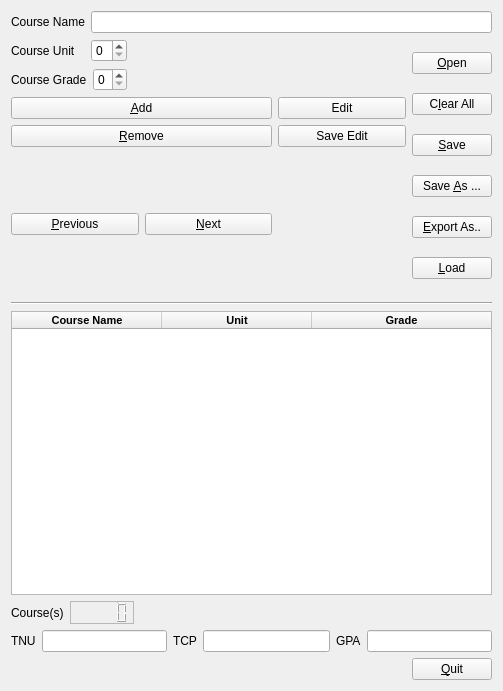
<?xml version="1.0" encoding="UTF-8"?>
<ui version="4.0">
 <class>gp</class>
 <widget class="QWidget" name="gp">
  <property name="geometry">
   <rect>
    <x>0</x>
    <y>0</y>
    <width>503</width>
    <height>691</height>
   </rect>
  </property>
  <property name="sizePolicy">
   <sizepolicy hsizetype="Preferred" vsizetype="Preferred">
    <horstretch>0</horstretch>
    <verstretch>0</verstretch>
   </sizepolicy>
  </property>
  <property name="minimumSize">
   <size>
    <width>424</width>
    <height>305</height>
   </size>
  </property>
  <property name="acceptDrops">
   <bool>false</bool>
  </property>
  <property name="windowTitle">
   <string>Simple GP Calc</string>
  </property>
  <property name="autoFillBackground">
   <bool>false</bool>
  </property>
  <layout class="QHBoxLayout" name="horizontalLayout_10">
   <property name="sizeConstraint">
    <enum>QLayout::SetDefaultConstraint</enum>
   </property>
   <item>
    <layout class="QGridLayout" name="gridLayout_3">
     <item row="0" column="0">
      <layout class="QGridLayout" name="gridLayout_2">
       <item row="0" column="0" colspan="3">
        <layout class="QHBoxLayout" name="horizontalLayout_4">
         <item>
          <widget class="QLabel" name="label_3">
           <property name="text">
            <string>Course Name</string>
           </property>
           <property name="buddy">
            <cstring>cnLineEdit</cstring>
           </property>
          </widget>
         </item>
         <item>
          <widget class="QLineEdit" name="cnLineEdit">
           <property name="toolTip">
            <string>Full Course Name</string>
           </property>
           <property name="inputMask">
            <string/>
           </property>
           <property name="text">
            <string/>
           </property>
           <property name="maxLength">
            <number>50</number>
           </property>
           <property name="echoMode">
            <enum>QLineEdit::Normal</enum>
           </property>
           <property name="cursorPosition">
            <number>0</number>
           </property>
           <property name="dragEnabled">
            <bool>true</bool>
           </property>
          </widget>
         </item>
        </layout>
       </item>
       <item row="1" column="0">
        <layout class="QHBoxLayout" name="horizontalLayout_5">
         <item>
          <widget class="QLabel" name="label">
           <property name="text">
            <string>Course Unit   </string>
           </property>
           <property name="buddy">
            <cstring>courseUnit</cstring>
           </property>
          </widget>
         </item>
         <item>
          <widget class="QSpinBox" name="courseUnit">
           <property name="buttonSymbols">
            <enum>QAbstractSpinBox::UpDownArrows</enum>
           </property>
           <property name="maximum">
            <number>5</number>
           </property>
           <property name="singleStep">
            <number>1</number>
           </property>
          </widget>
         </item>
        </layout>
       </item>
       <item row="1" column="2" rowspan="3">
        <layout class="QVBoxLayout" name="verticalLayout_2">
         <item>
          <widget class="QPushButton" name="pbOpen">
           <property name="toolTip">
            <string>Open a .cgp file</string>
           </property>
           <property name="text">
            <string>&amp;Open</string>
           </property>
          </widget>
         </item>
         <item>
          <widget class="QPushButton" name="pbClear">
           <property name="toolTip">
            <string>Clear all content</string>
           </property>
           <property name="text">
            <string>C&amp;lear All</string>
           </property>
          </widget>
         </item>
         <item>
          <widget class="QPushButton" name="saveBtn">
           <property name="text">
            <string>&amp;Save</string>
           </property>
          </widget>
         </item>
         <item>
          <widget class="QPushButton" name="pbSaveAs">
           <property name="text">
            <string>Save &amp;As ...</string>
           </property>
          </widget>
         </item>
         <item>
          <widget class="QPushButton" name="pbExport">
           <property name="toolTip">
            <string>Export As Text or Pdf</string>
           </property>
           <property name="text">
            <string>&amp;Export As..</string>
           </property>
          </widget>
         </item>
         <item>
          <widget class="QPushButton" name="pbLoad">
           <property name="toolTip">
            <string>Load a .txt file</string>
           </property>
           <property name="statusTip">
            <string>Load from a text file</string>
           </property>
           <property name="text">
            <string>&amp;Load</string>
           </property>
          </widget>
         </item>
        </layout>
       </item>
       <item row="2" column="0">
        <layout class="QHBoxLayout" name="horizontalLayout_6">
         <item>
          <widget class="QLabel" name="label_2">
           <property name="text">
            <string>Course Grade</string>
           </property>
           <property name="buddy">
            <cstring>courseGrade</cstring>
           </property>
          </widget>
         </item>
         <item>
          <widget class="QSpinBox" name="courseGrade">
           <property name="maximum">
            <number>5</number>
           </property>
          </widget>
         </item>
        </layout>
       </item>
       <item row="2" column="1">
        <spacer name="horizontalSpacer_5">
         <property name="orientation">
          <enum>Qt::Horizontal</enum>
         </property>
         <property name="sizeHint" stdset="0">
          <size>
           <width>98</width>
           <height>20</height>
          </size>
         </property>
        </spacer>
       </item>
       <item row="3" column="0" colspan="2">
        <layout class="QGridLayout" name="gridLayout">
         <item row="0" column="0" colspan="2">
          <widget class="QPushButton" name="pbAdd">
           <property name="toolTip">
            <string>Add Course</string>
           </property>
           <property name="text">
            <string>&amp;Add</string>
           </property>
           <property name="autoDefault">
            <bool>false</bool>
           </property>
           <property name="default">
            <bool>false</bool>
           </property>
          </widget>
         </item>
         <item row="0" column="2">
          <widget class="QPushButton" name="pbEdit">
           <property name="text">
            <string>Edit</string>
           </property>
          </widget>
         </item>
         <item row="1" column="0" colspan="2">
          <widget class="QPushButton" name="pbRemove">
           <property name="toolTip">
            <string>Remove Course</string>
           </property>
           <property name="text">
            <string>&amp;Remove</string>
           </property>
          </widget>
         </item>
         <item row="1" column="2">
          <widget class="QPushButton" name="pbSaveEdit">
           <property name="text">
            <string>Save Edit</string>
           </property>
          </widget>
         </item>
         <item row="2" column="0">
          <widget class="QPushButton" name="pbPrev">
           <property name="enabled">
            <bool>true</bool>
           </property>
           <property name="toolTip">
            <string>Previous Course</string>
           </property>
           <property name="text">
            <string>&amp;Previous</string>
           </property>
          </widget>
         </item>
         <item row="2" column="1">
          <widget class="QPushButton" name="pbNext">
           <property name="toolTip">
            <string>Next Course</string>
           </property>
           <property name="text">
            <string>&amp;Next</string>
           </property>
          </widget>
         </item>
         <item row="2" column="2">
          <spacer name="verticalSpacer">
           <property name="orientation">
            <enum>Qt::Vertical</enum>
           </property>
           <property name="sizeHint" stdset="0">
            <size>
             <width>20</width>
             <height>17</height>
            </size>
           </property>
          </spacer>
         </item>
        </layout>
       </item>
      </layout>
     </item>
     <item row="1" column="0">
      <widget class="Line" name="line_3">
       <property name="orientation">
        <enum>Qt::Horizontal</enum>
       </property>
      </widget>
     </item>
     <item row="2" column="0">
      <widget class="QTableWidget" name="table">
       <property name="font">
        <font>
         <pointsize>8</pointsize>
         <weight>75</weight>
         <bold>true</bold>
        </font>
       </property>
       <property name="editTriggers">
        <set>QAbstractItemView::NoEditTriggers</set>
       </property>
       <property name="dragEnabled">
        <bool>true</bool>
       </property>
       <property name="alternatingRowColors">
        <bool>true</bool>
       </property>
       <property name="sortingEnabled">
        <bool>false</bool>
       </property>
       <property name="rowCount">
        <number>0</number>
       </property>
       <property name="columnCount">
        <number>3</number>
       </property>
       <attribute name="horizontalHeaderCascadingSectionResizes">
        <bool>false</bool>
       </attribute>
       <attribute name="horizontalHeaderDefaultSectionSize">
        <number>150</number>
       </attribute>
       <attribute name="horizontalHeaderShowSortIndicator" stdset="0">
        <bool>false</bool>
       </attribute>
       <attribute name="horizontalHeaderStretchLastSection">
        <bool>true</bool>
       </attribute>
       <attribute name="horizontalHeaderShowSortIndicator" stdset="0">
        <bool>false</bool>
       </attribute>
       <attribute name="horizontalHeaderStretchLastSection">
        <bool>true</bool>
       </attribute>
       <attribute name="horizontalHeaderCascadingSectionResizes">
        <bool>false</bool>
       </attribute>
       <attribute name="horizontalHeaderDefaultSectionSize">
        <number>150</number>
       </attribute>
       <column>
        <property name="text">
         <string>Course Name</string>
        </property>
       </column>
       <column>
        <property name="text">
         <string>Unit</string>
        </property>
        <property name="textAlignment">
         <set>AlignHCenter|AlignVCenter|AlignCenter</set>
        </property>
       </column>
       <column>
        <property name="text">
         <string>Grade</string>
        </property>
        <property name="textAlignment">
         <set>AlignHCenter|AlignVCenter|AlignCenter</set>
        </property>
        <property name="background">
         <color>
          <red>0</red>
          <green>0</green>
          <blue>0</blue>
         </color>
        </property>
        <property name="foreground">
         <brush brushstyle="SolidPattern">
          <color alpha="255">
           <red>0</red>
           <green>0</green>
           <blue>0</blue>
          </color>
         </brush>
        </property>
       </column>
      </widget>
     </item>
     <item row="3" column="0">
      <layout class="QHBoxLayout" name="horizontalLayout_9">
       <item>
        <widget class="QLabel" name="lcdLabel">
         <property name="text">
          <string>Course(s)</string>
         </property>
        </widget>
       </item>
       <item>
        <widget class="QLCDNumber" name="lnCounter">
         <property name="toolTip">
          <string>No of courses so far.</string>
         </property>
         <property name="layoutDirection">
          <enum>Qt::RightToLeft</enum>
         </property>
         <property name="frameShape">
          <enum>QFrame::StyledPanel</enum>
         </property>
         <property name="frameShadow">
          <enum>QFrame::Raised</enum>
         </property>
         <property name="lineWidth">
          <number>3</number>
         </property>
        </widget>
       </item>
       <item>
        <spacer name="horizontalSpacer">
         <property name="orientation">
          <enum>Qt::Horizontal</enum>
         </property>
         <property name="sizeHint" stdset="0">
          <size>
           <width>348</width>
           <height>20</height>
          </size>
         </property>
        </spacer>
       </item>
      </layout>
     </item>
     <item row="4" column="0">
      <layout class="QHBoxLayout" name="horizontalLayout_7">
       <item>
        <layout class="QHBoxLayout" name="horizontalLayout">
         <item>
          <widget class="QLabel" name="label_6">
           <property name="text">
            <string>TNU</string>
           </property>
           <property name="buddy">
            <cstring>tnulineEdit</cstring>
           </property>
          </widget>
         </item>
         <item>
          <widget class="QLineEdit" name="tnulineEdit">
           <property name="dragEnabled">
            <bool>true</bool>
           </property>
           <property name="readOnly">
            <bool>true</bool>
           </property>
          </widget>
         </item>
        </layout>
       </item>
       <item>
        <layout class="QHBoxLayout" name="horizontalLayout_2">
         <item>
          <widget class="QLabel" name="label_7">
           <property name="text">
            <string>TCP</string>
           </property>
           <property name="buddy">
            <cstring>tcplineEdit</cstring>
           </property>
          </widget>
         </item>
         <item>
          <widget class="QLineEdit" name="tcplineEdit">
           <property name="dragEnabled">
            <bool>true</bool>
           </property>
           <property name="readOnly">
            <bool>true</bool>
           </property>
          </widget>
         </item>
        </layout>
       </item>
       <item>
        <layout class="QHBoxLayout" name="horizontalLayout_3">
         <item>
          <widget class="QLabel" name="label_4">
           <property name="text">
            <string>GPA</string>
           </property>
           <property name="buddy">
            <cstring>gpaLineEdit</cstring>
           </property>
          </widget>
         </item>
         <item>
          <widget class="QLineEdit" name="gpaLineEdit">
           <property name="dragEnabled">
            <bool>true</bool>
           </property>
           <property name="readOnly">
            <bool>true</bool>
           </property>
          </widget>
         </item>
        </layout>
       </item>
      </layout>
     </item>
     <item row="5" column="0">
      <layout class="QHBoxLayout" name="horizontalLayout_8">
       <item>
        <spacer name="horizontalSpacer_2">
         <property name="orientation">
          <enum>Qt::Horizontal</enum>
         </property>
         <property name="sizeHint" stdset="0">
          <size>
           <width>368</width>
           <height>20</height>
          </size>
         </property>
        </spacer>
       </item>
       <item>
        <widget class="QPushButton" name="pbQuit">
         <property name="toolTip">
          <string>Quit this program.</string>
         </property>
         <property name="text">
          <string>&amp;Quit</string>
         </property>
        </widget>
       </item>
      </layout>
     </item>
    </layout>
   </item>
  </layout>
 </widget>
 <layoutdefault spacing="6" margin="11"/>
 <tabstops>
  <tabstop>cnLineEdit</tabstop>
  <tabstop>courseUnit</tabstop>
  <tabstop>courseGrade</tabstop>
  <tabstop>pbAdd</tabstop>
  <tabstop>pbRemove</tabstop>
  <tabstop>pbPrev</tabstop>
  <tabstop>pbNext</tabstop>
  <tabstop>pbLoad</tabstop>
  <tabstop>tnulineEdit</tabstop>
  <tabstop>tcplineEdit</tabstop>
  <tabstop>gpaLineEdit</tabstop>
 </tabstops>
 <resources/>
 <connections/>
</ui>
